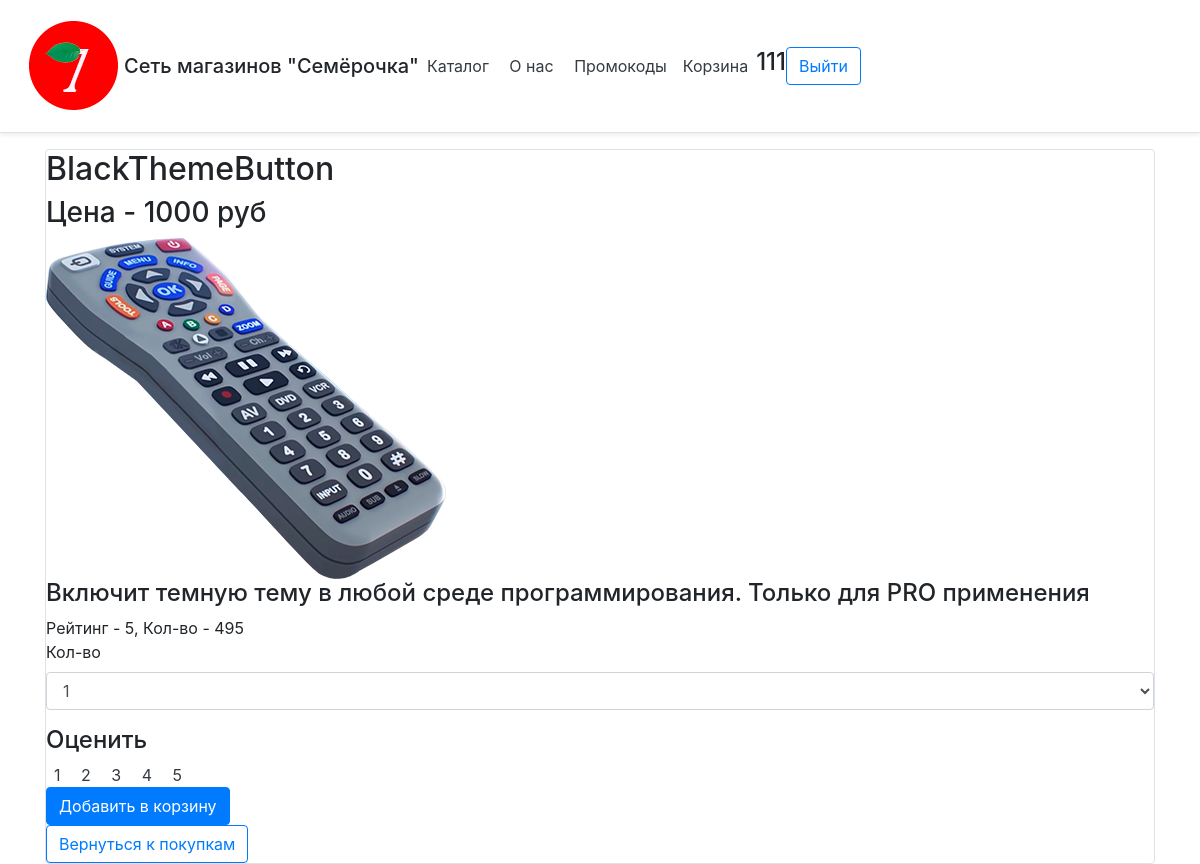
The app's page /catalog/BlackThemeButton (signed in) with its own data.
### data/users.py (models this page shows, shortened)
class User(SqlAlchemyBase, UserMixin):
    __tablename__ = 'users'
    id = sqlalchemy.Column(sqlalchemy.Integer,
                           primary_key=True, autoincrement=True)
    name = sqlalchemy.Column(sqlalchemy.String, nullable=True)
    about = sqlalchemy.Column(sqlalchemy.String, nullable=True)
    email = sqlalchemy.Column(sqlalchemy.String,
                              index=True, unique=True, nullable=True)
    hashed_password = sqlalchemy.Column(sqlalchemy.String, nullable=True)
    created_date = sqlalchemy.Column(sqlalchemy.DateTime,
                                     default=datetime.datetime.now)
    discount = sqlalchemy.Column(sqlalchemy.Integer, default=0)
    goodstobuy = orm.relation("Goodstobuy", back_populates='user')

### data/goods.py (models this page shows)
class Good(SqlAlchemyBase):
    __tablename__ = 'goods'
    id = sqlalchemy.Column(sqlalchemy.Integer,
                           primary_key=True, autoincrement=True)
    name = sqlalchemy.Column(sqlalchemy.String, nullable=True)
    price = sqlalchemy.Column(sqlalchemy.Integer)
    rating = sqlalchemy.Column(sqlalchemy.Float)
    count_rating = sqlalchemy.Column(sqlalchemy.Integer)
    amount = sqlalchemy.Column(sqlalchemy.Integer)
    picture = sqlalchemy.Column(sqlalchemy.String)
    about = sqlalchemy.Column(sqlalchemy.String)
    goodstobuy = orm.relation("Goodstobuy", back_populates='good')

### main.py (the view, shortened to what this page needs)
@app.route("/catalog/<name>", methods=['POST', 'GET'])
def good(name):
    db_sess = db_session.create_session()
    goods = db_sess.query(Good).filter(Good.name == name)
    return render_template('good.html', item=goods[0], title=name)

### data/db_session.py (called while the page is built)
def create_session() -> Session:
    global __factory
    return __factory()

### main.py (called while the page is built)
@login_manager.user_loader
def load_user(user_id):
    db_sess = db_session.create_session()
    return db_sess.query(User).get(user_id)

### templates/good.html (shortened to what this page needs)
{% extends "base.html" %}
{% block content %}
<div class="col-md6 border rounded">
    <h2>{{item.name}}</h2>
    <h3>Цена - {{item.price}} руб</h3>
    <img src={{item.picture}} alt="здесь должна была быть картинка, но не нашлась">
    <h4>{{item.about}}</h4>
    <div>
        Рейтинг - {{item.rating}}, Кол-во - {{item.amount}}
    </div>
    <form class="login_form" method="post">
        {% if current_user.is_authenticated %}
        <div class="form-group">
            <label for="classSelect">Кол-во</label>
            <select class="form-control" id="classSelect" name="amount">
                <option>1</option>
            </select>
        </div>
        <h4>Оценить</h4>
        <a class="p-2 text-dark cc_pointer" href="/catalog/{{item.name}}/1">1</a>
        <a class="p-2 text-dark cc_pointer" href="/catalog/{{item.name}}/2">2</a>
        <a class="p-2 text-dark cc_pointer" href="/catalog/{{item.name}}/3">3</a>
        <a class="p-2 text-dark cc_pointer" href="/catalog/{{item.name}}/4">4</a>
        <a class="p-2 text-dark cc_pointer" href="/catalog/{{item.name}}/5">5</a>
        <div>
            <button type="submit" class="btn btn-primary">Добавить в корзину</button>
        </div>
        {% else %}
        <h4>Авторизуйтесь, чтобы добавть товар в корзину</h4>
        {% endif %}
        <a class="btn btn-outline-primary" href="/catalog">Вернуться к покупкам</a>
    </form>
</div>
{% endblock %}

### templates/base.html (shortened to what this page needs)
<!DOCTYPE html>
<html lang="en">
<head>
    <link rel="stylesheet" href="https://stackpath.bootstrapcdn.com/bootstrap/4.4.1/css/bootstrap.min.css"
>
</head>
<body>
<header class="d-flex flex-column flex-md-row align-items-center p-3 px-md-4 mb-3 bg-body border-bottom shadow-sm cc_cursor">
    <img src=/static/img/logo.png alt="здесь должна была быть картинка, но не нашлась">
    <p class="h5 my-0 me-md-auto fw-normal">Сеть магазинов "Семёрочка"</p>
    <nav class="my-2 my-md-0 me-md-3">
        <a class="p-2 text-dark" href="/catalog">Каталог</a>
        <a class="p-2 text-dark" href="/about">О нас</a>
        <a class="p-2 text-dark" href="/promo">Промокоды</a>
    </nav>
    <nav class="my-2 my-md-0 me-md-3" style="align-right">
        <a class="p-2 text-dark cc_pointer"  href="/goodstobuy">Корзина</a>
    </nav>
    {% if current_user.is_authenticated %}
    <p>
        <h4>{{current_user.name}}</h4>
        <a class="btn btn-outline-primary" href="/logout">Выйти</a>
    </p>
    {% else %}
    <p>
        <a class="btn btn-outline-primary" href="/login">Войти</a>
        <a class="btn btn-outline-primary" href="/register">Зарегистрироваться</a>
    </p>
    {% endif %}
</header>
<main role="main" class="container">
    {% block content %}{% endblock %}
</main>
</body>
</html>

### records on screen
User: name "111"
Good: name "BlackThemeButton", price "1000", picture (picture), about "Включит темную тему в любой среде программирования. Только для PRO применения", rating "5", amount "495"
